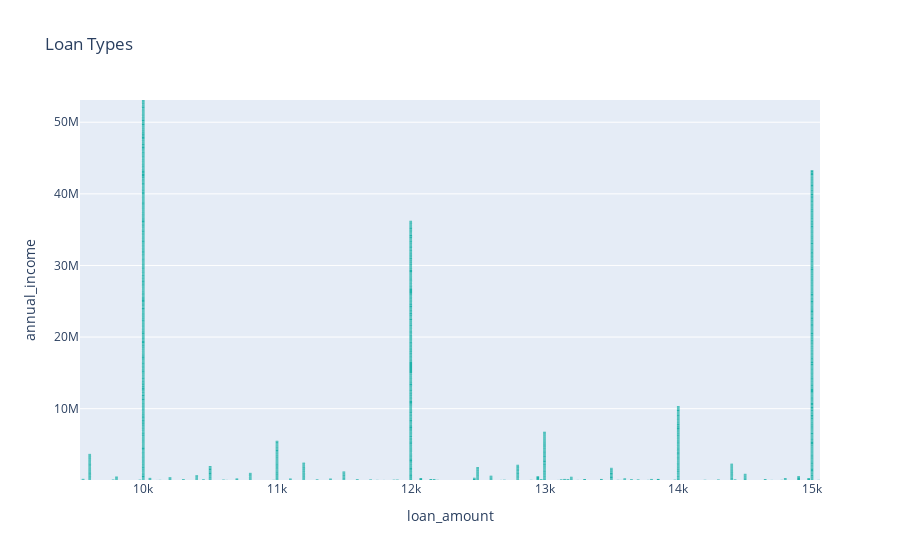

Here is the notebook cell this chart was saved with:
### Markdown cell above
### Here is example code for a bar plot

### Code cell
fig = px.bar(DF,
             title = " Loan Types ",
            x='loan_amount',
             y = 'annual_income',
             facet_col_spacing=1,
             facet_col_wrap=100,
            color_discrete_sequence=['lightseagreen'])
fig.update_traces(dict(marker_line_width=0))
fig.show()

### Figure 1 — Plotly figure (JSON) as saved in the notebook; plotly's stock layout.template omitted (floating-point values rounded to 4 significant figures; data arrays with more than 128 entries replaced by an {"elided": "..."} marker saying what was removed)
{"data": [{"alignmentgroup": "True", "hovertemplate": "loan_amount=%{x}<br>annual_income=%{y}<extra></extra>", "legendgroup": "", "marker": {"color": "lightseagreen", "line": {"width": 0}, "pattern": {"shape": ""}}, "name": "", "offsetgroup": "", "orientation": "v", "showlegend": false, "textposition": "auto", "type": "bar", "x": {"elided": "10000 int values"}, "xaxis": "x", "y": {"elided": "10000 float values"}, "yaxis": "y"}], "layout": {"autosize": true, "barmode": "relative", "legend": {"tracegroupgap": 0}, "title": {"text": " Loan Types "}, "xaxis": {"anchor": "y", "autorange": false, "domain": [0, 1], "range": [9527.0, 15060.0], "title": {"text": "loan_amount"}, "type": "linear"}, "yaxis": {"anchor": "x", "autorange": false, "domain": [0, 1], "range": [40450.0, 53100000.0], "title": {"text": "annual_income"}, "type": "linear"}}}
